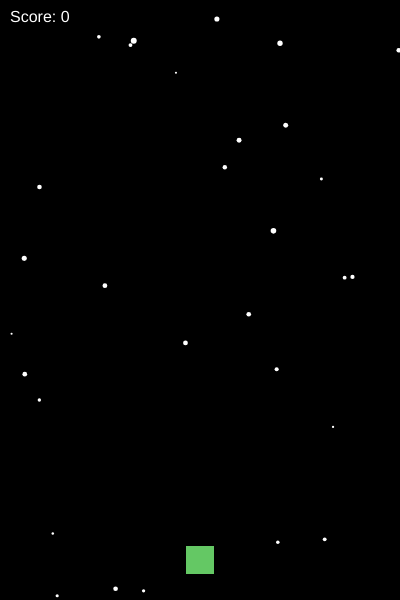
Frame 1 (no input)
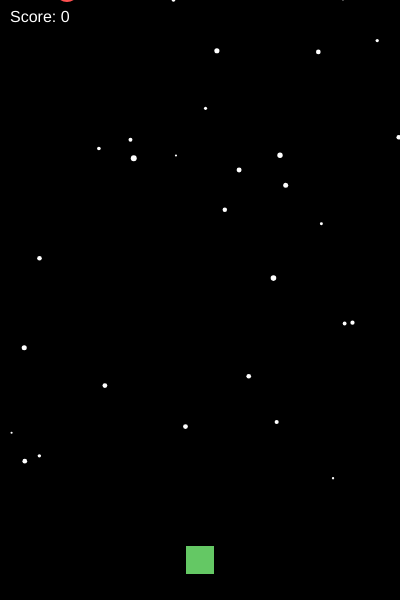
Frame 60 (no input)
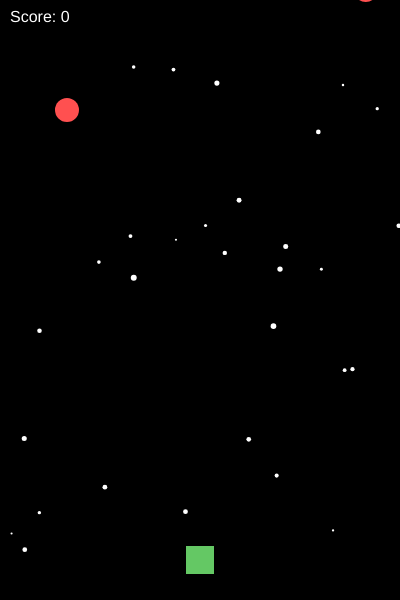
Frame 120 (the mouse pressed at the canvas centre since frame 60)

The p5.js sketch that drew these frames (run headless with seeded random() and noise() and a simulated clock; from frame 60 on, the mouse is pressed at the canvas centre):

// p5.js sketch
// ── sketch.js
let stars=[];let bullets=[];let enemies=[];let particles=[];let player;let score=0;let gameOver=false;let lastShotFrame=0;
function initPlayer(){player={x:200,y:600-40,speed:5,size:28,h:14};}
function createStars(){for(let i=0;i<30;i++){let s={x:random(0,width),y:random(0,height),r:random(1,3),speed:random(0.5,2)};stars.push(s);} }
function updateStars(){for(let i=0;i<stars.length;i++){stars[i].y+=stars[i].speed; if(stars[i].y>height){stars[i].y=random(-20,0); stars[i].x=random(0,width);} } }
function drawStars(){noStroke();fill(255);for(let i=0;i<stars.length;i++){circle(stars[i].x,stars[i].y,stars[i].r*2);} }
function handleInput(){if(keyIsDown(LEFT_ARROW)){player.x-=player.speed;} if(keyIsDown(RIGHT_ARROW)){player.x+=player.speed;} if(player.x<player.h){player.x=player.h;} if(player.x>width-player.h){player.x=width-player.h;} }
function handleShooting(){if(keyIsDown(32)){if(frameCount-lastShotFrame>=8){let b={x:player.x,y:player.y-player.h-4,r:4,speed:8};bullets.push(b);lastShotFrame=frameCount;}}}
function updateBullets(){for(let i=bullets.length-1;i>=0;i--){bullets[i].y-=bullets[i].speed; if(bullets[i].y+bullets[i].r<0){bullets.splice(i,1);} } }
function drawBullets(){noStroke();fill(50,200,255);for(let i=0;i<bullets.length;i++){circle(bullets[i].x,bullets[i].y,bullets[i].r*2);} }
function spawnEnemies(){if(frameCount%60===0){let e={x:random(12,width-12),y:-12,r:12,speed:2};enemies.push(e);} }
function updateEnemies(){for(let i=enemies.length-1;i>=0;i--){enemies[i].y+=enemies[i].speed; if(enemies[i].y-enemies[i].r>height){enemies.splice(i,1);} } }
function drawEnemies(){noStroke();fill(255,80,80);for(let i=0;i<enemies.length;i++){circle(enemies[i].x,enemies[i].y,enemies[i].r*2);} }
function clamp(v,a,b){if(v<a){return a;} if(v>b){return b;} return v;}
function checkCollisions(){for(let i=enemies.length-1;i>=0;i--){let e=enemies[i];let closestX=clamp(e.x,player.x-player.h,player.x+player.h);let closestY=clamp(e.y,player.y-player.h,player.y+player.h);let dx=e.x-closestX;let dy=e.y-closestY;let dist2=dx*dx+dy*dy; if(dist2<=e.r*e.r){gameOver=true;}}for(let i=enemies.length-1;i>=0;i--){let e=enemies[i];for(let j=bullets.length-1;j>=0;j--){let b=bullets[j];let dx=e.x-b.x;let dy=e.y-b.y;let dist2=dx*dx+dy*dy;let rr=e.r+b.r; if(dist2<=rr*rr){spawnParticles(e.x,e.y);enemies.splice(i,1);bullets.splice(j,1);score+=10;break;}}}}
function spawnParticles(x,y){for(let i=0;i<5;i++){let angle=random(0,Math.PI*2);let speed=random(1,3);let p={x:x,y:y,r:3,life:20,vx:Math.cos(angle)*speed,vy:Math.sin(angle)*speed};particles.push(p);} }
function updateParticles(){for(let i=particles.length-1;i>=0;i--){particles[i].x+=particles[i].vx;particles[i].y+=particles[i].vy;particles[i].life--; if(particles[i].life<=0){particles.splice(i,1);} } }
function drawParticles(){noStroke();for(let i=0;i<particles.length;i++){let alpha=map(particles[i].life,0,20,0,255);fill(255,200,50,alpha);circle(particles[i].x,particles[i].y,particles[i].r*2);} }
function drawPlayer(){noStroke();fill(gameOver?150:100,200,100);rectMode(CENTER);rect(player.x,player.y,player.size,player.size);}
function drawUI(){fill(255);textSize(16);textAlign(LEFT,TOP);text('Score: '+score,10,10);if(gameOver){textSize(32);textAlign(CENTER,CENTER);text('Game Over',width/2,height/2);} }
function setup(){createCanvas(400,600);initPlayer();createStars();lastShotFrame=0;score=0;}
function draw(){background(0);updateStars();drawStars();if(!gameOver){handleInput();handleShooting();updateBullets();spawnEnemies();updateEnemies();checkCollisions();}updateParticles();drawParticles();drawBullets();drawEnemies();drawPlayer();drawUI();}
